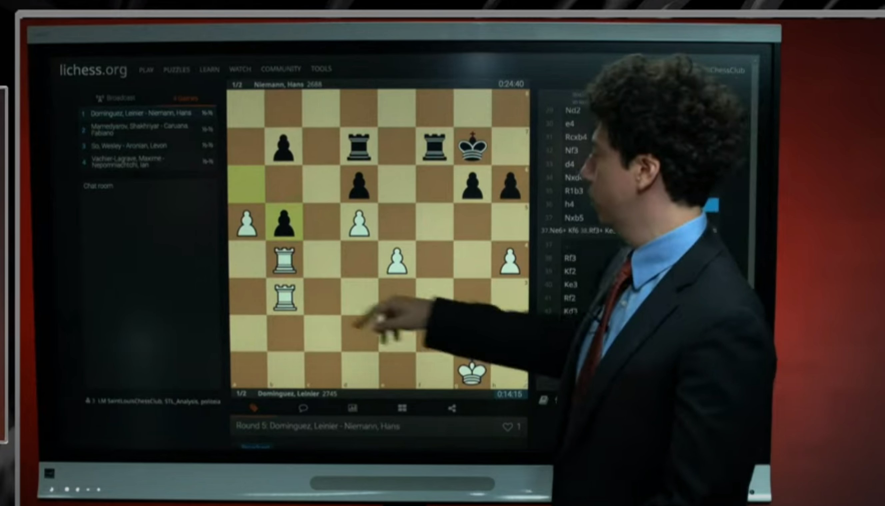
#> input picture test3.jpg, 2653 x 1517 px (shown at 1/3 size)
$ jupyter execute chessboard_detection.ipynb
#> lines starting #> are read from the running program, lines starting #| are printed output that depends on the picture
<a href="https://colab.research.google.com/github/brian386/ScanChessOnline/blob/master/chessboard_detection.ipynb" target="_parent"></a>

[cell 1]
import cv2
from google.colab.patches import cv2_imshow
import numpy as np
import math
img = cv2.imread('./test3.jpg')
#> img is the input picture: shape (1517, 2653, 3); mean B, G, R 42.3, 50.3, 54
print(img.shape)
#| (1517, 2653, 3)
# img = cv2.resize(img, (500, 500), interpolation=cv2.INTER_AREA)
scale_percent = 500/img.shape[0]
img = cv2.resize(img, (int(img.shape[1] * scale_percent), int(img.shape[0] * scale_percent)))
#> img: shape (499, 874, 3)
cv2_imshow(img)

scale_percent = 500/img.shape[0]
img = cv2.resize(img, (int(img.shape[1] * scale_percent), int(img.shape[0] * scale_percent)))
#> img: shape (499, 875, 3)

[cell 2]
def edge_detect(img, low_threshold=70, high_threshold=200):
  img_gray = cv2.cvtColor(img, cv2.COLOR_BGR2GRAY)
  edges = cv2.Canny(img_gray, low_threshold, high_threshold)
  return edges

# [12 lines left out: function get_lines, not called in this run]
def show_lines(img, lines):
  line_image = np.copy(img) * 0  # creating a blank to draw lines on
  line_id = []
  for i,line in enumerate(lines):
    # print(line)
    if len(line) > 0:
      x1, y1, x2, y2 = line[0]
      x1,y1,x2,y2 = int(x1), int(y1), int(x2), int(y2)

      length = math.sqrt((y2-y1)**2 + (x2-x1)**2)
      if(length > 30):
        cv2.line(line_image,(x1,y1),(x2,y2),(255,0,0),2)
        line_id.append(line[0])
  cv2_imshow(line_image)
  return line_id

[cell 3]
ed = cv2.cvtColor(img, cv2.COLOR_BGR2GRAY)
drawn_img = np.copy(ed)* 0
#Create default parametrization LSD
lsd = cv2.createLineSegmentDetector(0)

#Detect lines in the image
lines = lsd.detect(ed)[0] #Position 0 of the returned tuple are the detected lines
#> lines = 459 rows, first 6: [746.3, 458.3, 737.7, 493.3], [475.6, 195.7, 458.1, 195.6], [6.88, 83.57, 0.624, 83.58], [521.5, 366.2, 412.9, 342.3], [223.3, 88.1, 227.5, 381.9], [740.6, 493.6, 761.9, 493.6]

#Draw detected lines in the image
drawn_img = lsd.drawSegments(drawn_img,lines)
#> drawn_img: shape (499, 875, 3)

#Show image
cv2_imshow(ed)
cv2_imshow(drawn_img)

[cell 4]
cnt=0
img_edge = edge_detect(img, 40, 300)
#> in edge_detect, `edges = cv2.Canny(img_gray, low_threshold, high_threshold)`:
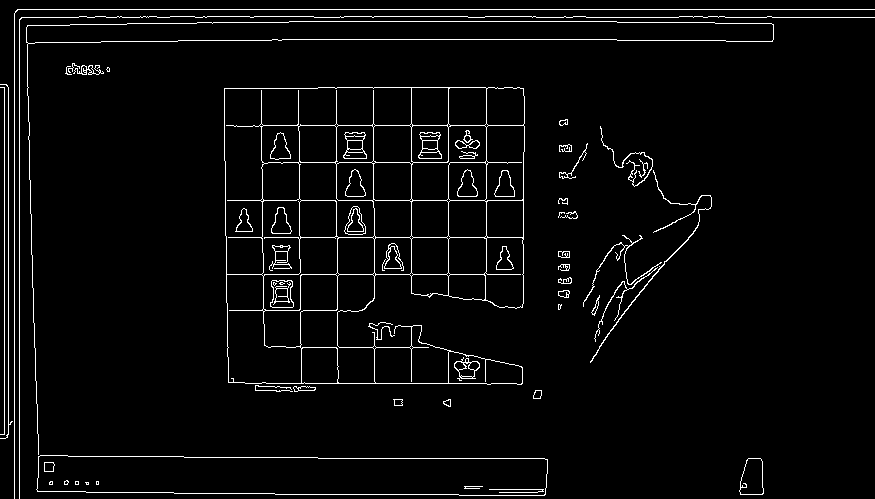
#> edges: shape (499, 875); 3.6% white in thin lines or dots
W = img_edge.shape[0]
H = img_edge.shape[1]
# lines = get_lines(img_edge)
cv2_imshow(img_edge)
line_id = show_lines(img, lines)
#> the loop in show_lines, `for i,line in enumerate(lines):` made 459 passes
#> (line, x1, y1, x2, y2, length) on passes 1 to 4: ([[746.3, 458.3, 737.7, 493.3]], 746, 458, 737, 493, 36.14), ([[475.6, 195.7, 458.1, 195.6]], 475, 195, 458, 195, 17), ([[6.88, 83.57, 0.624, 83.58]], 6, 83, 0, 83, 6), ([[521.5, 366.2, 412.9, 342.3]], 521, 366, 412, 342, 111.6)
#> after the loop in show_lines, `for i,line in enumerate(lines):`:
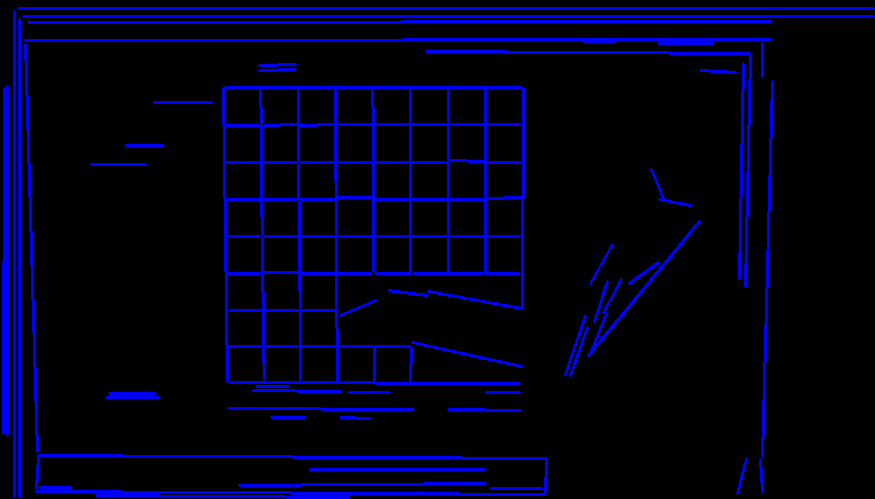
#> line_image: shape (499, 875, 3); mean B, G, R 25.5, 0, 0

[cell 5]
len(line_id)
#> Out = 155

[cell 6]
gray = cv2.cvtColor(img, cv2.COLOR_BGR2GRAY)
ret2,th2 = cv2.threshold(gray,0,255,cv2.THRESH_BINARY+cv2.THRESH_OTSU)
cv2_imshow(th2)

[cell 7]
parent = [-1 ]* len(line_id)
size =  [-1 ]* len(line_id)
def make_set(v):
  parent[v] = v
  size[v] = 1

def find_set(v):
  if(v == parent[v]):
    return v
  parent[v] = find_set(parent[v])
  return parent[v]

def union_sets(a,b):
  a = find_set(a)
  b = find_set(b)
  if a != b:
    if(size[a] < size[b]):
      a,b = b,a
    parent[b] = a
    size[a] += size[b]

[cell 8]
from numpy.linalg import norm
import math
import time

def dist(p, p1, p2):
  # t6 = time.time()
  p1p2 = [p2[0] - p1[0], p2[1] - p1[1]]
  p1p = [p[0] - p1[0], p[1] - p1[1]]
  cross = p1p2[0] * p1p[1] - p1p2[1] * p1p[0]
  length = math.sqrt(p1p2[0]**2 + p1p2[1]**2)
  ret = abs(cross)/length
  # t7 = time.time()
  # print(t7-t6)
  return ret

def similar(l1, l2):
  l1x1, l1y1, l1x2, l1y2 = l1
  l2x1, l2y1, l2x2, l2y2 = l2

  #todo: come up with better heuristic
  # t6 = time.time()
  dx1 = dist([l2x1, l2y1], [l1x1, l1y1], [l1x2, l1y2])
  dx2 = dist([l2x2, l2y2], [l1x1, l1y1], [l1x2, l1y2])
  dy1 = dist([l1x2, l1y2], [l2x1, l2y1], [l2x2, l2y2])
  dy2 = dist([l1x1, l1y1], [l2x1, l2y1], [l2x2, l2y2])
  # t7 = time.time()
  # print(t7-t6)
  gamma = 0.25*(dx1 + dx2 + dy1 + dy2) + 0.01
  p = 2
  omega = np.pi/2 * 1/((W*H)**(1/4))
  t_delta = p*omega
  a = math.sqrt((l1y2-l1y1)**2 + (l1x2-l1x1)**2)
  b = math.sqrt((l2y2-l2y1)**2 + (l2x2-l2x1)**2)
  delta = (a + b) * t_delta
  sim = (a/gamma > delta or b/gamma > delta)
  return sim

[cell 9]
from collections import defaultdict
st= time.time()

for id in range(len(line_id)):
  make_set(id)

t2 = time.time()
for id1 in range(len(line_id)):
  for id2 in range(id1, len(line_id)):
    if similar(line_id[id1], line_id[id2]):
      union_sets(id1, id2)
t3 = time.time()
print(t3-t2)

colors = [
    (255, 0, 0),    # Red
    (255, 165, 0),  # Orange
    (255, 255, 0),  # Yellow
    (0, 128, 0),    # Green
    (0, 128, 128),  # Teal
    (0, 0, 255),    # Blue
    (128, 0, 128),  # Purple
    (255, 0, 255),  # Magenta
    (128, 0, 0),    # Maroon
    (128, 128, 0),  # Olive
    (128, 128, 128),# Grey
    (192, 192, 192),# Silver
    (255, 255, 255),# White
    (0, 0, 0),      # Black
    (255, 99, 71),  # Tomato
    (255, 192, 203),# Pink
    (255, 215, 0),  # Gold
    (34, 139, 34),  # Forest green
    (70, 130, 180), # Steel blue
    (123, 104, 238) # Medium purple
]

line_image2 = np.copy(img)

groups = defaultdict(list)
for id in range(len(line_id)):
  group_id = find_set(id)
  c = colors[group_id%len(colors)]
  line = line_id[id]
  groups[group_id].append(line)
  x1, y1, x2, y2 = line
  x1,y1,x2,y2 = int(x1), int(y1), int(x2), int(y2)
  cv2.line(line_image2,(x1,y1),(x2,y2),c,2)
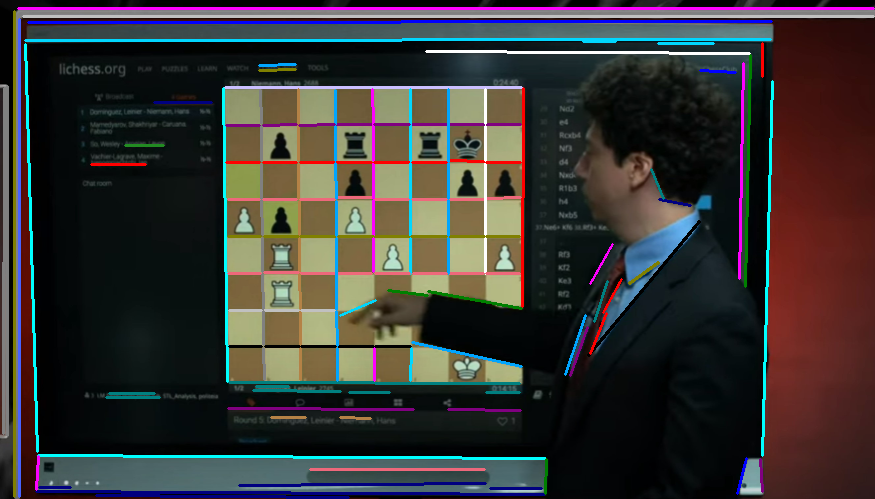
#> line_image2: shape (499, 875, 3); mean B, G, R 52.9, 54.2, 56.4

cv2_imshow(line_image2)

print(parent)
#> (printed output is left out)
print(groups)

[cell 10]
t4 = time.time()
print(similar([0,0,1,1], [2.2,2.3,3,3]))
t5 = time.time()
print(t5-t4)

[cell 11]
line_image3 = np.copy(img)
merged_lines = []
for group_id in groups:
  group = groups[group_id]
  max_len = 0
  max_idx = 0
  for i,line in enumerate(group):
    length = (line[3]-line[1])**2 + (line[2]-line[0])**2
    if length > max_len:
      max_len = length
      max_idx = i
  line = group[max_idx]
  merged_lines.append(line)
  cv2.line(line_image3,(int(line[0]),int(line[1])),(int(line[2]),int(line[3])),(0,0,255),2)
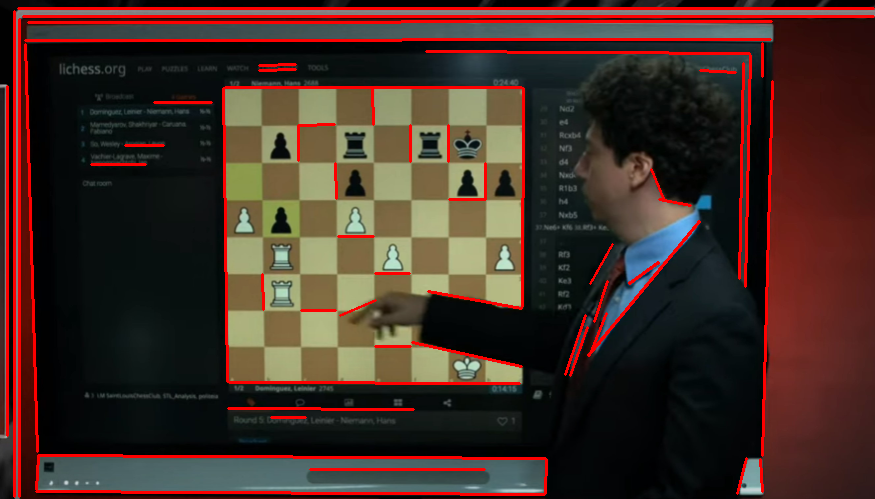
#> line_image3: shape (499, 875, 3); mean B, G, R 38.2, 45.9, 67.5

cv2_imshow(line_image3)

[cell 12]
from pickle import TUPLE1
class Line():
  def __init__(self, point, vector):
    self.point = point
    self.vector = vector

full_lines = []
def magnitude(v):
  return math.sqrt(v[0]**2 + v[1]**2)

def find_intersection(l1, l2):
  x1,y1 = l1.point
  u1,v1 = l1.vector
  x2,y2 = l2.point
  u2,v2 = l2.vector
  det = -u1*v2 + v1*u2
  if abs(det) < 0.0000001:
    return 1000000000, [1000000000, 1000000000]
  t = (-v2*(x2-x1) + u2*(y2-y1))/det
  return [x1 + t*u1, y1 + t*v1]

for line in merged_lines:
  d = [line[2] - line[0], line[3] - line[1]]
  full_lines.append(Line([line[0], line[1]], d))
#> this loop made 57 passes

line_image4 = np.copy(img)

for line in full_lines:
  cv2.line(line_image4,(int(line.point[0]+500*line.vector[0]), int(line.point[1]+500*line.vector[1])),(int(line.point[0] - 500*line.vector[0]), int(line.point[1] - 500*line.vector[1])),(0,0,255),1)
#> this loop made 57 passes
cv2_imshow(line_image4)

[cell 13]
# [12 lines of commented-out code are left out]

[cell 14]
templates = [np.array(
    [[0, 0, 0, 0, 255, 255, 255, 255],
      [0, 0, 0, 0, 255, 255, 255, 255],
      [0, 0, 0, 0, 255, 255, 255, 255],
      [0, 0, 0, 0, 255, 255, 255, 255],
      [255, 255, 255, 255, 0, 0, 0, 0],
      [255, 255, 255, 255, 0, 0, 0, 0],
      [255, 255, 255, 255, 0, 0, 0, 0],
      [255, 255, 255, 255, 0, 0, 0, 0]],
    dtype=np.uint8
), np.array(
    [[255, 255, 255, 255, 0, 0, 0, 0],
      [255, 255, 255, 255, 0, 0, 0, 0],
      [255, 255, 255, 255,0, 0, 0, 0],
      [255, 255, 255, 255,0, 0, 0, 0],
      [0, 0, 0, 0, 255, 255, 255, 255],
      [0, 0, 0, 0, 255, 255, 255, 255],
      [0, 0, 0, 0, 255, 255, 255, 255],
      [0, 0, 0, 0, 255, 255, 255, 255]],
    dtype=np.uint8
)]

# templates = [np.array(
#     [[0, 0, 0, 255, 255, 255],
#     [0, 0, 0, 255, 255, 255],
#     [0, 0, 0, 255, 255, 255],
#     [255, 255, 255, 0, 0, 0],
#     [255, 255, 255, 0, 0, 0],
#     [255, 255, 255,  0, 0, 0]],
#     dtype=np.uint8
# ), np.array(
#     [[255, 255, 255,  0, 0, 0],
#     [255, 255, 255,  0, 0, 0],
#     [255, 255, 255, 0, 0, 0],
#     [0, 0, 0, 255, 255, 255],
#     [0, 0, 0, 255, 255, 255],
#     [0, 0, 0, 255, 255, 255]],
#     dtype=np.uint8
# )]

[cell 15]
def detect_lattice(im):
  gray = cv2.cvtColor(im, cv2.COLOR_BGR2GRAY)
  th =  cv2.adaptiveThreshold(gray,255,cv2.ADAPTIVE_THRESH_MEAN_C,cv2.THRESH_BINARY,21,2)
  for template in templates:
    res = cv2.matchTemplate(th,template,cv2.TM_CCORR_NORMED)
    loc = np.where( res >= 0.9)
    if len(loc[0]) > 0 or len(loc[1]) > 0:
      return True
  return False
  # ret, corners = cv2.findChessboardCorners(th, (3,3), None)
  # cv2.drawChessboardCorners(th, (3,3), corners,ret)

[cell 16]
inter_images = []
lattice_points = []
for i in range(len(full_lines)):
  for j in range(i+1, len(full_lines)):
    point_inter = find_intersection(full_lines[i], full_lines[j])
    if(point_inter[0] >= 16 and point_inter[0] < H-16 and point_inter[1] >= 16 and point_inter[1] < W-16):

      roi = img[int(point_inter[1])-12: int(point_inter[1])+12, int(point_inter[0])-12: int(point_inter[0])+12]
      if(len(roi) == 0):
        print("empty")
        print(point_inter[0], point_inter[1])
      inter_images.append(roi)

      is_lattice = detect_lattice(roi)
      if is_lattice == 1:
        cv2.circle(line_image4, (int(point_inter[0]), int(point_inter[1])), 3, (0, 255, 0), -1)
        lattice_points.append(point_inter)
      else:
        cv2.circle(line_image4, (int(point_inter[0]), int(point_inter[1])), 3, (255, 0, 0), -1)
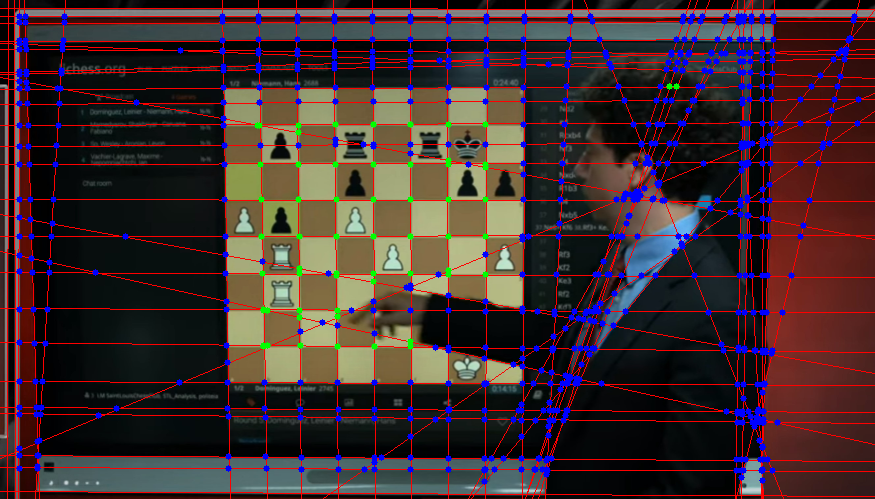
#> line_image4: shape (499, 875, 3); mean B, G, R 47.7, 45.4, 65.5
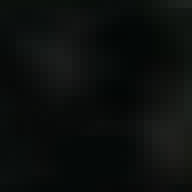
#> roi: shape (24, 24, 3) (shown 8 times larger); mean B, G, R 13.3, 14.8, 11.8
cv2_imshow(line_image4)

[cell 17]
# [12 lines of commented-out code are left out]

[cell 18]
len(lattice_points)
type(lattice_points[0])

# Scoring

[cell 19]
from sklearn.cluster import DBSCAN
clustering = DBSCAN(eps=90, min_samples=3).fit(lattice_points)

clustering.labels_
#> Out = 61 values, max 0 at index 0, min -1 at index 7, mean -0.0328

[cell 20]
labels = clustering.labels_
clusters = [[] for _ in range(max(labels)+1)]

for point, cluster in zip(lattice_points, labels):
  if cluster >= 0:
    clusters[cluster].append(point)
#> this loop made 61 passes
#> (point, cluster) on passes 1 to 4: ([300, 317.4], 0), ([263.2, 309.3], 0), ([267, 310.2], 0), ([410.8, 341.8], 0)

clusters.sort(key=lambda x: -len(x))
biggest_cluster = clusters[0]
biggest_cluster = np.array([np.array([num for num in nums]) for nums in biggest_cluster])

hull = cv2.convexHull(biggest_cluster)
area = cv2.contourArea(hull)

[cell 21]
def get_centroid(arr):
    length = arr.shape[0]
    sum_x = np.sum(arr[:, 0])
    sum_y = np.sum(arr[:, 1])
    return sum_x/length, sum_y/length

[cell 22]
grid_len = math.sqrt(area)/7
filtered_lines = []
def get_closest_lattice(line, points):
  p1 = line.point
  p2 = [line.vector[0] + line.point[0], line.vector[1] + line.point[1]]
  closest = 1000000000.0
  for pt in points:
    d = dist(pt, p1, p2)
    closest = min(closest, d)
  return closest

line_image5 = np.copy(img)

for line in full_lines:
  if(get_closest_lattice(line, biggest_cluster) < 2 * grid_len and dist(get_centroid(biggest_cluster), line.point, [line.point[0] + line.vector[0], line.point[1] + line.vector[1]]) > 3.5 * grid_len):
      cv2.line(line_image5,(int(line.point[0]+500*line.vector[0]), int(line.point[1]+500*line.vector[1])),(int(line.point[0] - 500*line.vector[0]), int(line.point[1] - 500*line.vector[1])),(0,0,255),1)
      filtered_lines.append(line)
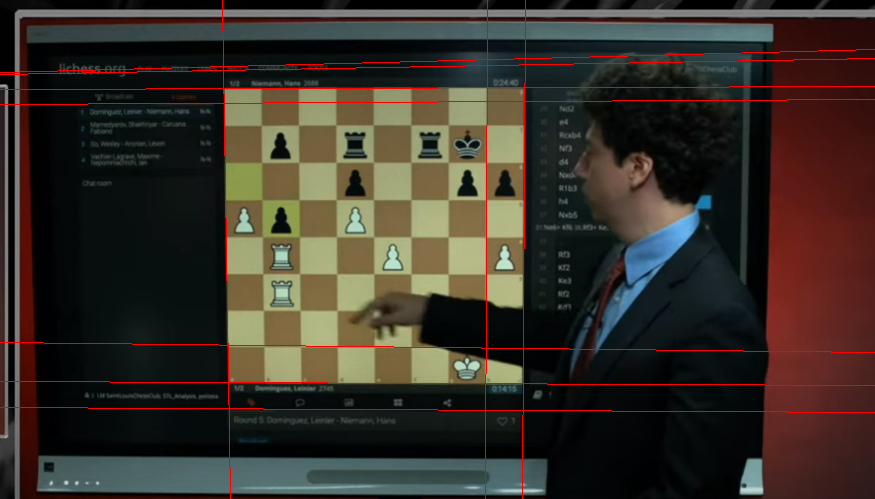
#> line_image5: shape (499, 875, 3); mean B, G, R 41.6, 49.5, 57.6
cv2_imshow(line_image5)

centroid = get_centroid(biggest_cluster)

[cell 23]
def reorder_quadrilateral(points):
    # Calculate the centroid of the quadrilateral
    cx = np.mean(points[:, 0])
    cy = np.mean(points[:, 1])

    # Calculate the angle between each point and the centroid
    angles = np.arctan2(points[:, 1] - cy, points[:, 0] - cx)

    # Sort the points based on their angles in a clockwise direction
    sorted_idx = np.argsort(angles)

    # Reorder the points to get the top-left, top-right, bottom-right, and bottom-left points
    top_left_idx = sorted_idx[:1]
    top_right_idx = sorted_idx[1:2]
    bottom_right_idx = sorted_idx[2:3]
    bottom_left_idx = sorted_idx[3:]

    reordered_points = np.concatenate([
        points[top_left_idx],
        points[top_right_idx],
        points[bottom_right_idx],
        points[bottom_left_idx]
    ])

    return reordered_points

[cell 24]
cnt=0
filtered_quads = []
for i in range(len(filtered_lines)):
  for j in range(i+1, len(filtered_lines)):
    for k in range(j+1, len(filtered_lines)):
      for l in range(k+1, len(filtered_lines)):
        lines = [filtered_lines[i], filtered_lines[j], filtered_lines[k], filtered_lines[l]]
        inter_points = []
        num_inters = [0] * 4
        for li in range(len(lines)):
          for lj in range(li+1, len(lines)):
            inter_point = find_intersection(lines[li], lines[lj])
            if(inter_point[0] >= 16 and inter_point[0] < H-16 and inter_point[1] >= 16 and inter_point[1] < W-16):
              inter_points.append(inter_point)
              num_inters[li] += 1
              num_inters[lj] += 1

        if(len(inter_points) != 4):
          continue

        if(num_inters[0] != 2 or num_inters[1] != 2 or num_inters[2] != 2 or num_inters[3] != 2):
          continue
        #shoelace
        inter_points = reorder_quadrilateral(np.array(inter_points))
        contourArea = inter_points[0][0]*inter_points[1][1] + inter_points[1][0]*inter_points[2][1] + inter_points[2][0]*inter_points[3][1] + inter_points[3][0]*inter_points[0][1] - inter_points[0][1]*inter_points[1][0]- inter_points[0][1]*inter_points[1][0] - inter_points[0][1]*inter_points[1][0] - inter_points[0][1]*inter_points[1][0]
        contourArea /= 2

        if contourArea < area:
          continue

        filtered_quads.append(inter_points)
        cnt +=1
#> this loop made 10 passes
        # [4 lines of commented-out code are left out]
cnt
#> Out = 36

[cell 25]
#quads are in clockwise order

def get_score(quad, lattice_points):
  SIZE = 480
  GRID_LEN = SIZE/8
  M = cv2.getPerspectiveTransform(np.array(quad, dtype=np.float32), np.array([[0,0], [0, SIZE], [SIZE, SIZE], [SIZE, 0]], dtype=np.float32))
  transformed_points = np.squeeze(cv2.perspectiveTransform(lattice_points.reshape(-1, 1, 2), M), 1)
  # print(transformed_points)
  score = 0
  for i in range(1,7):
    for j in range(1,7):
      r = GRID_LEN * i
      c = GRID_LEN * j
      min_d = 1000000000.0
      for pt in transformed_points:
        d = math.sqrt((r-pt[0])**2 + (c-pt[1])**2)
        min_d = min(d, min_d)
      score += max(GRID_LEN/2-min_d, 0)
  return score

final_quad = []
max_score = 0
for quad in filtered_quads:
  cur_score = get_score(quad, biggest_cluster)
  if cur_score > max_score:
    final_quad = quad
    max_score = cur_score
#> this loop made 36 passes
#> quad on passes 2, 5, 7, 8: [[223, 66.18], [523.8, 58.31], [522, 383.5], [227.5, 382.2]], [[223.3, 87.8], [523.7, 87.01], [522.2, 348.2], [227, 345]], [[223, 66.18], [523.8, 58.31], [522.2, 348.2], [227, 345]], [[223.1, 70.66], [523.8, 65.27], [522.2, 348.2], [227, 345]]

final_img = np.copy(img)
for pt in final_quad:
  cv2.circle(final_img, (int(pt[0]), int(pt[1])), 3, (0, 0, 255), -1)
#> this loop made 4 passes
#> pt on passes 1 to 4: [223.3, 87.8], [523.7, 87.01], [522, 383.5], [227.5, 382.2]

cv2.polylines(final_img,[np.array(final_quad, dtype=np.int32)],True,(0,0,255), 3)
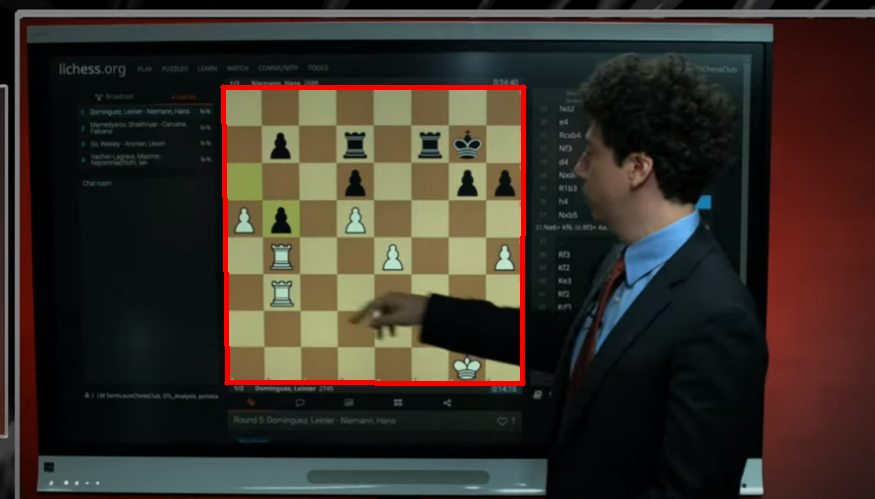
#> final_img: shape (499, 875, 3); mean B, G, R 41.5, 49.3, 56.4

cv2_imshow(final_img)
